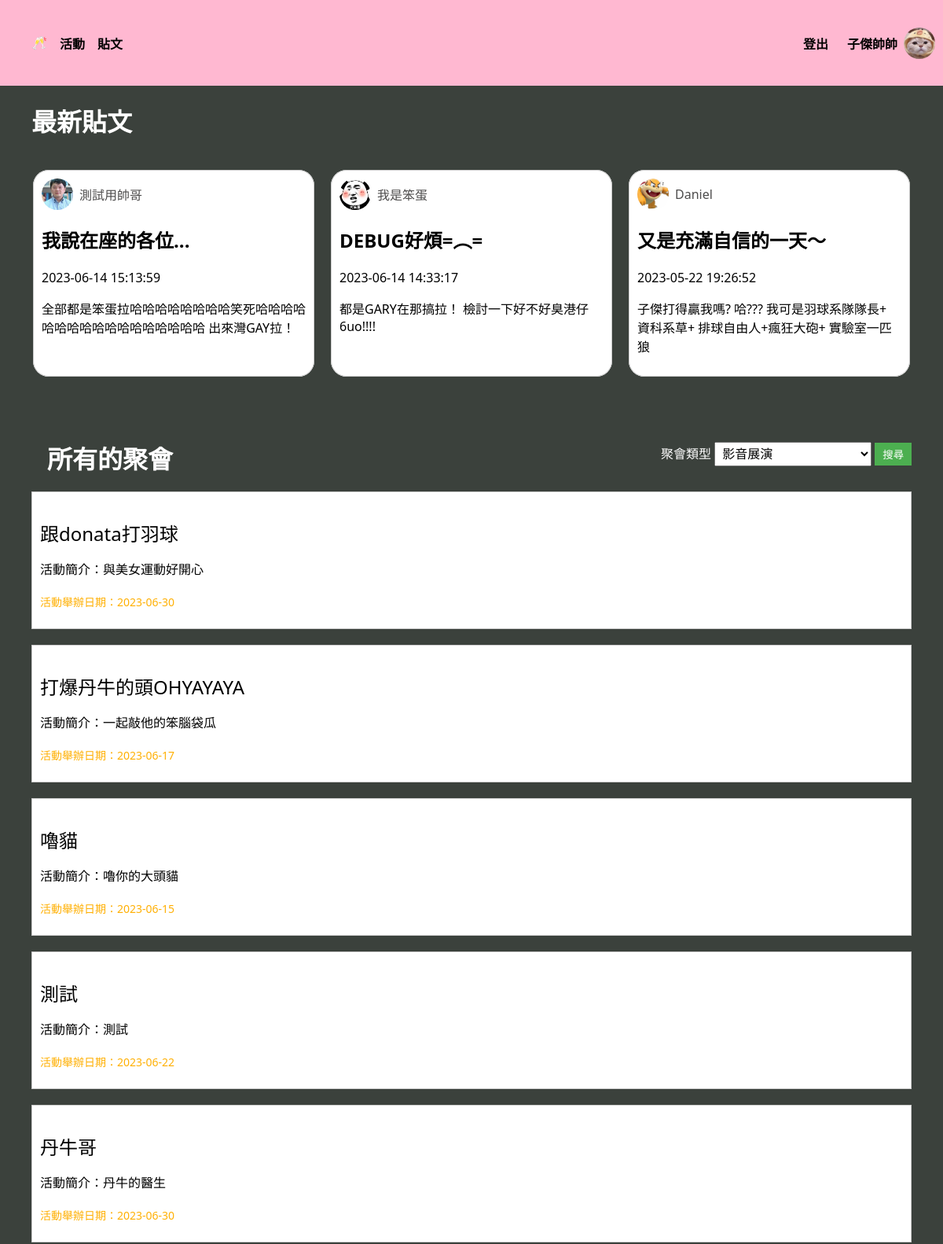
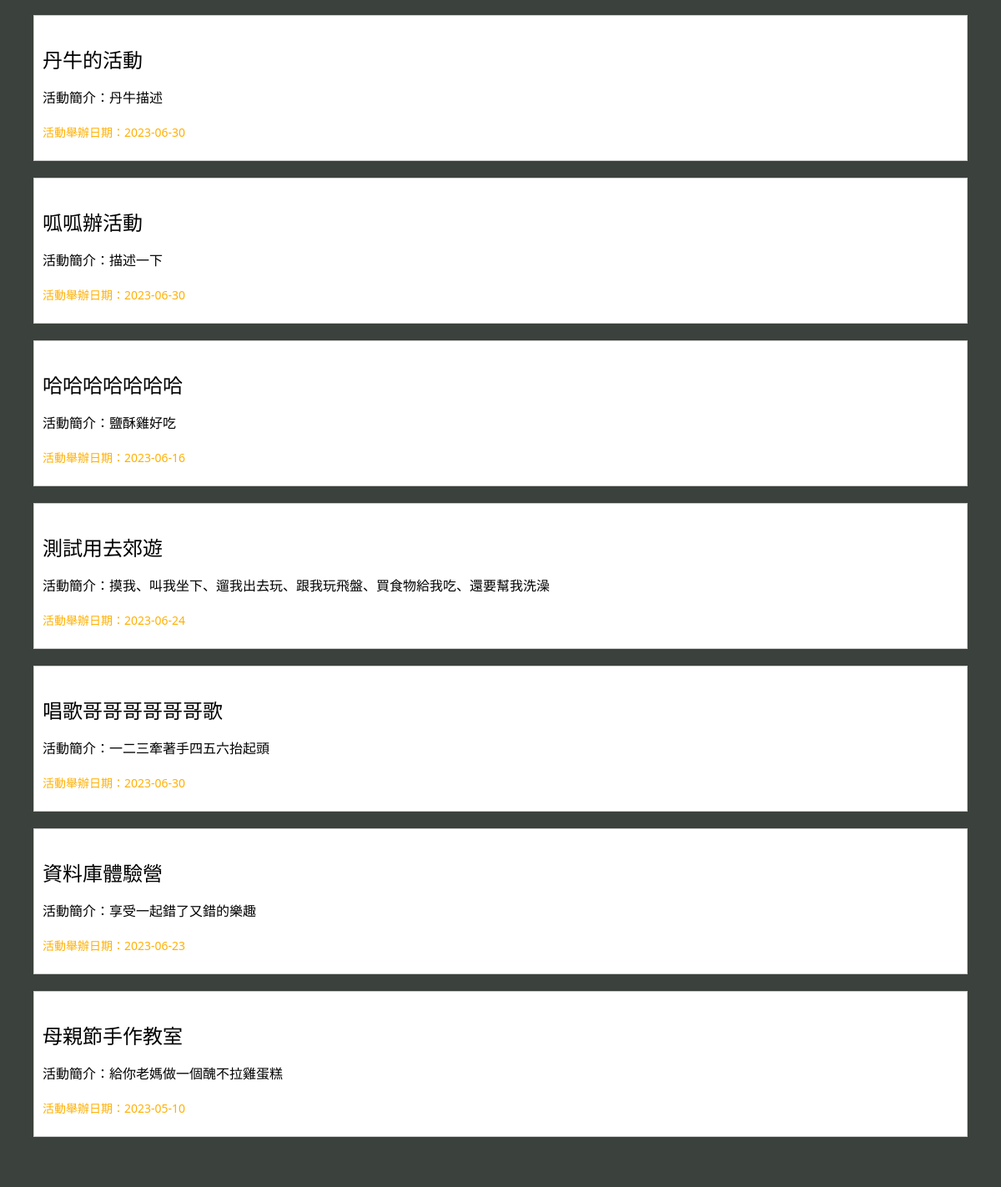
/home (signed in), run on the app's committed database (2 pictures, top to bottom).
### tables this page shows
CREATE TABLE "User" (
	"userID"	INTEGER,
	"password"	VARCHAR(10),
	"nickname"	VARCHAR(10) NOT NULL,
	"gender"	VARCHAR(1) NOT NULL,
	"birth"	TEXT,
	"cellphone"	VARCHAR(10),
	"email"	TEXT UNIQUE,
	"image" TEXT,
	PRIMARY KEY("userID" AUTOINCREMENT)
);

CREATE TABLE "Post" (
	"postID"	INTEGER,
	"postUserID"	INTEGER,
	"postTime"	TEXT,
	"postTitle"	TEXT,
	"postContent"	TEXT,
	"postView"	INT,
	FOREIGN KEY("postUserID") REFERENCES "User"("userID"),
	PRIMARY KEY("postID" AUTOINCREMENT)
);

CREATE TABLE "Activity" (
	"activityID"	VARCHAR(36),
	"title"	VARCHAR(10),
	"time"	TEXT,
	"area"	TEXT,
	"location"	TEXT,
	"category"	TEXT,
	"peopleLimited"	INTEGER,
	"fee"	INTEGER,
	"expireDate"	TEXT,
	"organizerUserID"	INTEGER,
	"Intro"	VARCHAR(50),
	"createTime"	TEXT,
	FOREIGN KEY("organizerUserID") REFERENCES "User"("userID"),
	PRIMARY KEY("activityID")
);

### app.py (the view)
@app.route("/home")
def home():
    if "userID" in session:
        con = sql.connect("funCrew_db.db")
        con.row_factory = sql.Row
        cur = con.cursor()
        nickname = get_nickname(session["userID"])
        filename = get_avatar_path(session["userID"])
        cur.execute(
            "SELECT * FROM Post, User WHERE postUserID = userID ORDER BY postTime DESC LIMIT 3"
        )
        posts = cur.fetchall()
        category = request.args.get("category")
        categoryList = ["影音展演", "商業投資", "遊戲卡牌", "體驗學習", "旅行出遊", "其他"]
        if category in categoryList:
            sqlQuery = (
                "SELECT * FROM Activity WHERE category = '%s' ORDER BY createTime DESC "
                % (category)
            )
        else:
            sqlQuery = "SELECT * FROM Activity ORDER BY createTime DESC "
        cur.execute(sqlQuery)
        info = cur.fetchall()
        return render_template(
            "home.html",
            nickname=nickname,
            posts=posts,
            avatar=filename,
            info=info,
            categoryList=categoryList,
            category=category,
        )
    else:
        return render_template("login.html")

### crud/crudUser.py (called while the page is built)
def get_avatar_path(userID):
    try:
        con = sql.connect("funCrew_db.db")
        cur = con.cursor()
        cur.execute("SELECT image FROM User WHERE userID=?", (userID,))
        filename = cur.fetchone()[0]
        con.close()
        return "static/images/avatars/" + filename
    except Exception as e:
        print(f"Error occurred while retrieving filename: {str(e)}")
        return ""

def get_nickname(userID):
    con = sql.connect("funCrew_db.db")
    cur = con.cursor()
    cur.execute("SELECT nickname FROM User WHERE userID=?", (userID,))
    nickname = cur.fetchone()[0]
    con.close()
    return nickname

### templates/home.html (shortened to what this page needs)
<!DOCTYPE html>
<html>
<html>
<head>
</head>
<body style="margin: 0px; background-color: #3B413C;">
    <div class="header">
            <ul>
                <li><a href="/home"> 🥂 </a></li>
                <li><a href="/activity/activities/signingUp">活動</a></li>
                <li><a href="/post/posts/newest">貼文</a></li>
            </ul>
        <div class="header-right">
            <li style="list-style: none;"><a href="/user/logout">登出</a></li>
            <div class="user-info">
                <h4><a href="/user/personalInfo">{{ nickname }}</a></h4>
                <img src="{{ avatar }}" alt="大頭貼">
            </div>
        </div>
    </div>
    <h1>最新貼文</h1>
    <div class="chat-box-container" >
        <fieldset class="chat-box">
                <div class="user-info">
                    <img src="{{ url_for('static', filename='images/avatars/' + posts[0]['image']) }}" alt="大頭貼">
                    <a href="/user/info/{{ posts[0]['postUserID'] }}">{{ posts[0]['nickname'] }}</a>
                </div>
            <h2><a href="/post/posts/{{ posts[0]['postID'] }}">{{ posts[0]['postTitle'] }}</a></h2>
            <p>{{ posts[0]['postTime'] }}</p>
            <p>{{ posts[0]['postContent'] }}</p>
        </fieldset>
        <fieldset class="chat-box">
                <div class="user-info">
                    <img src="{{ url_for('static', filename='images/avatars/' + posts[1]['image']) }}" alt="大頭貼">
                    <a href="/user/info/{{ posts[1]['postUserID'] }}">{{ posts[1]['nickname'] }}</a>
                </div>
            <h2><a href="/post/posts/{{ posts[1]['postID'] }}">{{ posts[1]['postTitle'] }}</a></h2>
            <p>{{ posts[1]['postTime'] }}</p>
            <p>{{ posts[1]['postContent'] }}</p>
        </fieldset>
        <fieldset class="chat-box">
                <div class="user-info">
                    <img src="{{ url_for('static', filename='images/avatars/' + posts[2]['image']) }}" alt="大頭貼">
                    <a href="/user/info/{{ posts[2]['postUserID'] }}">{{ posts[2]['nickname'] }}</a>
                </div>
            <h2><a href="/post/posts/{{ posts[2]['postID'] }}">{{ posts[2]['postTitle'] }}</a></h2>
            <p>{{ posts[2]['postTime'] }}</p>
            <p>{{ posts[2]['postContent'] }}</p>
        </fieldset>
    </div>
    <div class="container">
        <div class="left-column">
            <div class="headers">
                {% if category %}
                <h1 style="display: inline-block; margin: 20px;">{{category}}的聚會</h1>
                {% else %}
                <h1 style="display: inline-block; margin: 20px;" >所有的聚會</h1>
                {% endif %}
                <form action="/home" style="display: inline-block;">
                    <label for="category" style="color: white;">聚會類型</label>
                    <select id="category" name="category" style="width: 200px;">
                        {% for i in categoryList %}
                        {% if i == category %}
                        <option value="{{i}}" selected>{{i}}</option>
                        {% else %}
                        <option value="{{i}}">{{i}}</option>
                        {% endif %}
                        {% endfor %}
                    </select>
                    <button type="submit">搜尋</button>
                </form>
            </div>
            {% for activity in info %}
            <div class="activity-wrapper">
                <div class="activity">
                    <a href="/activity/activities/activity_detail/{{activity['activityID']}}?show_methed=signingUp"
                        style="text-decoration:none; color:black">
                        <p style="font-size:24px;">{{ activity['title'] }}</p>
                        <p>活動簡介：{{ activity['Intro'] }}</p>
                    </a>
                </div>
                <p style="font-size:14px; color: rgb(255, 176, 4);">活動舉辦日期：{{ activity['time'] }}</p>
            </div>
            {% endfor %}
        </div>
    </div>
</body>
</html>

### templates/home.html (style rules this page uses)
body { font-family: system-ui, -apple-system, BlinkMacSystemFont, 'Segoe UI', Roboto, Oxygen, Ubuntu, Cantarell, 'Open Sans', 'Helvetica Neue', sans-serif; }
h1 { margin-left: 40px; color: white; }
.header { display: flex; justify-content: space-between; align-items: center; background-color: #ffb8d1; height: 109px; width: 100%; top: 0px; font-weight: bold; }
.headers { display: flex; justify-content: space-between; align-items: center; }
.header-right { display: flex; align-items: center; margin-right: 10px; }
ul { display: flex; list-style: none; }
li { margin-right: 16px; border: none; }
.user-info { display: flex; align-items: center; }
.user-info h4 { margin-right: 8px; }
.user-info img { width: 40px; height: 40px; border-radius: 50%; object-fit: cover; }
.user-info a { margin-left: 8px; }
.chat-box-container { margin: 40px; display: flex; justify-content: space-between; }
fieldset .user-info a { color: rgb(77, 76, 76); }
fieldset { border-radius: 20px; background-color: white; border: 1px solid #ccc; padding: 10px; width: 30%; font-size: 16px; }
.container { display: flex; justify-content: space-between; margin: 20px; }
.left-column { width: 100%; padding: 20px; background-color:#3B413C; }
.left-column label { margin-bottom: 10px; }
.left-column select { width: 100%; padding: 5px; margin-bottom: 10px; font-size: medium; }
.left-column button { padding: 5px 10px; background-color: #4CAF50; color: #fff; border: none; cursor: pointer; }
.activity { margin-bottom: 20px; }
.activity p { margin-bottom: 5px; }
.activity-wrapper { border: 1px solid #ccc; padding: 10px; background-color: #fff; margin-bottom: 20px; }
a { text-decoration: none; color: black; }

### data on the page
User: nickname "子傑帥帥"
User: image (placeholder picture), nickname "測試用帥哥"
Post: postTitle "我說在座的各位...", postTime "2023-06-14 15:13:59", postContent "全部都是笨蛋拉哈哈哈哈哈哈哈哈笑死哈哈哈哈哈哈哈哈哈哈哈哈哈哈哈哈哈 出來灣GAY拉！"
User: image (picture), nickname "我是笨蛋"
Post: postTitle "DEBUG好煩=︵=", postTime "2023-06-14 14:33:17", postContent "都是GARY在那搞拉！ 檢討一下好不好臭港仔6uo!!!!"
User: image (picture), nickname "Daniel"
Post: postTitle "又是充滿自信的一天～", postTime "2023-05-22 19:26:52", postContent "子傑打得贏我嗎? 哈??? 我可是羽球系隊隊長+ 資科系草+ 排球自由人+瘋狂大砲+ 實驗室一匹狼"
Activity: title "跟donata打羽球", Intro "與美女運動好開心", time "2023-06-30"
Activity: title "打爆丹牛的頭OHYAYAYA", Intro "一起敲他的笨腦袋瓜", time "2023-06-17"
Activity: title "嚕貓", Intro "嚕你的大頭貓", time "2023-06-15"
Activity: title "測試", Intro "測試", time "2023-06-22"
Activity: title "丹牛哥", Intro "丹牛的醫生", time "2023-06-30"
Activity: title "丹牛的活動", Intro "丹牛描述", time "2023-06-30"
Activity: title "呱呱辦活動", Intro "描述一下", time "2023-06-30"
Activity: title "哈哈哈哈哈哈哈", Intro "鹽酥雞好吃", time "2023-06-16"
Activity: title "測試用去郊遊", Intro "摸我、叫我坐下、遛我出去玩、跟我玩飛盤、買食物給我吃、還要幫我洗澡", time "2023-06-24"
Activity: title "唱歌哥哥哥哥哥哥歌", Intro "一二三牽著手四五六抬起頭", time "2023-06-30"
Activity: title "資料庫體驗營", Intro "享受一起錯了又錯的樂趣", time "2023-06-23"
Activity: title "母親節手作教室", Intro "給你老媽做一個醜不拉雞蛋糕", time "2023-05-10"

### other printed values
form field category "影音展演"
